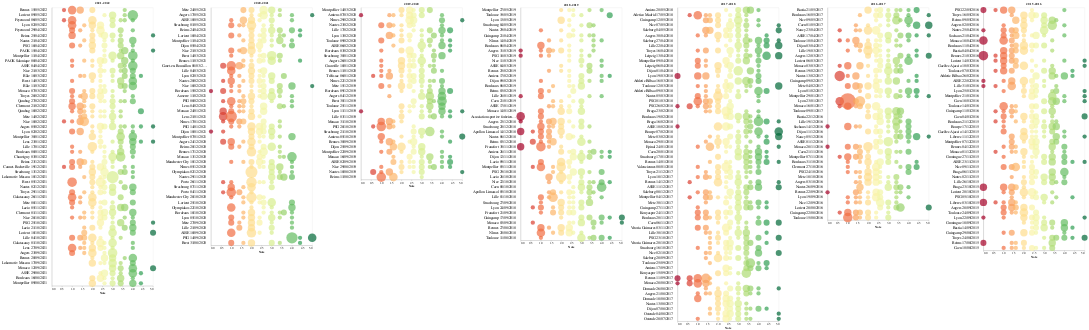

Write notebook code for a chart like this one.
### Code cell
by_match_by_note = notation.groupby(["Saison", "Match", "Note_num"]).agg({"Joueur": "count", "sort": "max"}).reset_index()

base_circles = alt.Chart(by_match_by_note).mark_circle().encode(
    y=alt.Y(
        'Match:N',
        title=None,
        axis=alt.Axis(ticks=False, grid=False, labelPadding=20, labelFontSize=14),
        sort=alt.EncodingSortField("sort", op="max", order="descending")
    ),
    x=alt.X(
        'Note_num:Q',
        title='Note',
        axis=alt.Axis(grid=False)
    ),
    color=alt.Color(
        'Note_num:Q', 
        legend=None, 
        scale=alt.Scale(domain=[0.0,5.0], scheme="redyellowgreen")
    ),
    size=alt.Size(
        "Joueur:Q",
        legend=None,
        scale=alt.Scale(domain=[0.0, by_match_by_note["Joueur"].max()], range=[0.0, 4000.0])
    ),
    tooltip=["Match:N", alt.Tooltip("Note_num:Q", title="Note"), alt.Tooltip("Joueur:N", title="# Joueurs")]
)

chart = alt.hconcat()

for season in sorted(notation['Saison'].unique(), reverse=True):
    chart |= base_circles.transform_filter(alt.datum.Saison == season).properties(title=season)

chart

### Figure 1 — Vega-Lite specification as saved in the notebook (floating-point values rounded to 4 significant figures; data arrays with more than 128 entries replaced by an {"elided": "..."} marker saying what was removed)
{"config": {"view": {"continuousWidth": 400, "continuousHeight": 300}}, "hconcat": [{"mark": "circle", "encoding": {"color": {"field": "Note_num", "legend": null, "scale": {"domain": [0.0, 5.0], "scheme": "redyellowgreen"}, "type": "quantitative"}, "size": {"field": "Joueur", "legend": null, "scale": {"domain": [0.0, 14.0], "range": [0.0, 4000.0]}, "type": "quantitative"}, "tooltip": [{"field": "Match", "type": "nominal"}, {"field": "Note_num", "title": "Note", "type": "quantitative"}, {"field": "Joueur", "title": "# Joueurs", "type": "nominal"}], "x": {"axis": {"grid": false}, "field": "Note_num", "title": "Note", "type": "quantitative"}, "y": {"axis": {"grid": false, "labelFontSize": 14, "labelPadding": 20, "ticks": false}, "field": "Match", "sort": {"field": "sort", "op": "max", "order": "descending"}, "title": null, "type": "nominal"}}, "title": "2021-2022", "transform": [{"filter": "(datum.Saison === '2021-2022')"}]}, {"mark": "circle", "encoding": {"color": {"field": "Note_num", "legend": null, "scale": {"domain": [0.0, 5.0], "scheme": "redyellowgreen"}, "type": "quantitative"}, "size": {"field": "Joueur", "legend": null, "scale": {"domain": [0.0, 14.0], "range": [0.0, 4000.0]}, "type": "quantitative"}, "tooltip": [{"field": "Match", "type": "nominal"}, {"field": "Note_num", "title": "Note", "type": "quantitative"}, {"field": "Joueur", "title": "# Joueurs", "type": "nominal"}], "x": {"axis": {"grid": false}, "field": "Note_num", "title": "Note", "type": "quantitative"}, "y": {"axis": {"grid": false, "labelFontSize": 14, "labelPadding": 20, "ticks": false}, "field": "Match", "sort": {"field": "sort", "op": "max", "order": "descending"}, "title": null, "type": "nominal"}}, "title": "2020-2021", "transform": [{"filter": "(datum.Saison === '2020-2021')"}]}, {"mark": "circle", "encoding": {"color": {"field": "Note_num", "legend": null, "scale": {"domain": [0.0, 5.0], "scheme": "redyellowgreen"}, "type": "quantitative"}, "size": {"field": "Joueur", "legend": null, "scale": {"domain": [0.0, 14.0], "range": [0.0, 4000.0]}, "type": "quantitative"}, "tooltip": [{"field": "Match", "type": "nominal"}, {"field": "Note_num", "title": "Note", "type": "quantitative"}, {"field": "Joueur", "title": "# Joueurs", "type": "nominal"}], "x": {"axis": {"grid": false}, "field": "Note_num", "title": "Note", "type": "quantitative"}, "y": {"axis": {"grid": false, "labelFontSize": 14, "labelPadding": 20, "ticks": false}, "field": "Match", "sort": {"field": "sort", "op": "max", "order": "descending"}, "title": null, "type": "nominal"}}, "title": "2019-2020", "transform": [{"filter": "(datum.Saison === '2019-2020')"}]}, {"mark": "circle", "encoding": {"color": {"field": "Note_num", "legend": null, "scale": {"domain": [0.0, 5.0], "scheme": "redyellowgreen"}, "type": "quantitative"}, "size": {"field": "Joueur", "legend": null, "scale": {"domain": [0.0, 14.0], "range": [0.0, 4000.0]}, "type": "quantitative"}, "tooltip": [{"field": "Match", "type": "nominal"}, {"field": "Note_num", "title": "Note", "type": "quantitative"}, {"field": "Joueur", "title": "# Joueurs", "type": "nominal"}], "x": {"axis": {"grid": false}, "field": "Note_num", "title": "Note", "type": "quantitative"}, "y": {"axis": {"grid": false, "labelFontSize": 14, "labelPadding": 20, "ticks": false}, "field": "Match", "sort": {"field": "sort", "op": "max", "order": "descending"}, "title": null, "type": "nominal"}}, "title": "2018-2019", "transform": [{"filter": "(datum.Saison === '2018-2019')"}]}, {"mark": "circle", "encoding": {"color": {"field": "Note_num", "legend": null, "scale": {"domain": [0.0, 5.0], "scheme": "redyellowgreen"}, "type": "quantitative"}, "size": {"field": "Joueur", "legend": null, "scale": {"domain": [0.0, 14.0], "range": [0.0, 4000.0]}, "type": "quantitative"}, "tooltip": [{"field": "Match", "type": "nominal"}, {"field": "Note_num", "title": "Note", "type": "quantitative"}, {"field": "Joueur", "title": "# Joueurs", "type": "nominal"}], "x": {"axis": {"grid": false}, "field": "Note_num", "title": "Note", "type": "quantitative"}, "y": {"axis": {"grid": false, "labelFontSize": 14, "labelPadding": 20, "ticks": false}, "field": "Match", "sort": {"field": "sort", "op": "max", "order": "descending"}, "title": null, "type": "nominal"}}, "title": "2017-2018", "transform": [{"filter": "(datum.Saison === '2017-2018')"}]}, {"mark": "circle", "encoding": {"color": {"field": "Note_num", "legend": null, "scale": {"domain": [0.0, 5.0], "scheme": "redyellowgreen"}, "type": "quantitative"}, "size": {"field": "Joueur", "legend": null, "scale": {"domain": [0.0, 14.0], "range": [0.0, 4000.0]}, "type": "quantitative"}, "tooltip": [{"field": "Match", "type": "nominal"}, {"field": "Note_num", "title": "Note", "type": "quantitative"}, {"field": "Joueur", "title": "# Joueurs", "type": "nominal"}], "x": {"axis": {"grid": false}, "field": "Note_num", "title": "Note", "type": "quantitative"}, "y": {"axis": {"grid": false, "labelFontSize": 14, "labelPadding": 20, "ticks": false}, "field": "Match", "sort": {"field": "sort", "op": "max", "order": "descending"}, "title": null, "type": "nominal"}}, "title": "2016-2017", "transform": [{"filter": "(datum.Saison === '2016-2017')"}]}, {"mark": "circle", "encoding": {"color": {"field": "Note_num", "legend": null, "scale": {"domain": [0.0, 5.0], "scheme": "redyellowgreen"}, "type": "quantitative"}, "size": {"field": "Joueur", "legend": null, "scale": {"domain": [0.0, 14.0], "range": [0.0, 4000.0]}, "type": "quantitative"}, "tooltip": [{"field": "Match", "type": "nominal"}, {"field": "Note_num", "title": "Note", "type": "quantitative"}, {"field": "Joueur", "title": "# Joueurs", "type": "nominal"}], "x": {"axis": {"grid": false}, "field": "Note_num", "title": "Note", "type": "quantitative"}, "y": {"axis": {"grid": false, "labelFontSize": 14, "labelPadding": 20, "ticks": false}, "field": "Match", "sort": {"field": "sort", "op": "max", "order": "descending"}, "title": null, "type": "nominal"}}, "title": "2015-2016", "transform": [{"filter": "(datum.Saison === '2015-2016')"}]}], "data": {"name": "data-1e4bf278898a88aea8b968e43f7d6234"}, "$schema": "https://vega.github.io/schema/vega-lite/v4.17.0.json", "datasets": {"data-1e4bf278898a88aea8b968e43f7d6234": {"elided": "2035 records"}}}
